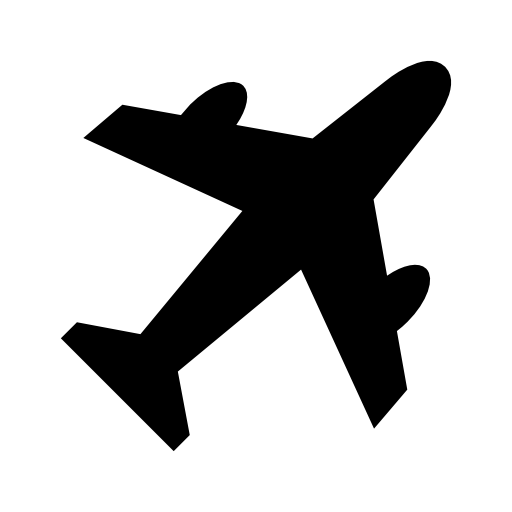
#> input picture plane.png, 512 x 512 px
$ python convert_icon.py
#> lines starting #> are read from the running program, lines starting #| are printed output that depends on the picture
"""Converte assets/plane.png in una bitmap 1-bit impaccata (assets/plane_icon.h).

Uso: python tools/convert_icon.py
Rigenera l'header ogni volta che si sostituisce plane.png.
"""
from PIL import Image
import os

SRC = os.path.join(os.path.dirname(__file__), "..", "plane.png")
DST = os.path.join(os.path.dirname(__file__), "..", "assets", "plane_icon.h")
SIZE = 96  # px, quadrato

def main():
    img = Image.open(SRC).convert("RGBA")
#> img is the input picture: PIL image 512x512 RGBA; mean R, G, B, A 191.3, 191.3, 191.3, 62.5
    bg = Image.new("RGBA", img.size, (255, 255, 255, 255))
#> bg: PIL image 512x512 RGBA; every value is 255
    img = Image.alpha_composite(bg, img).convert("L")
#> img: PIL image 512x512 L
    img = img.resize((SIZE, SIZE), Image.LANCZOS)
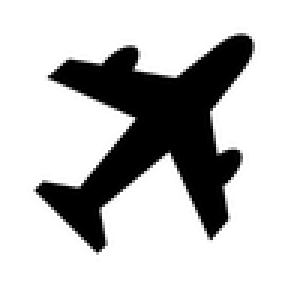
#> img: PIL image 96x96 L (shown 3 times larger); min 0, max 255, mean 192.5

    bytes_per_row = SIZE // 8
    data = bytearray(bytes_per_row * SIZE)
    for y in range(SIZE):
        for x in range(SIZE):
            lum = img.getpixel((x, y))
            is_plane_pixel = lum < 128  # silhouette nera = "acceso"
            if is_plane_pixel:
                byte_index = y * bytes_per_row + (x // 8)
                bit_index = 7 - (x % 8)
                data[byte_index] |= (1 << bit_index)

    with open(DST, "w") as f:
        f.write("// Generato da tools/convert_icon.py — non modificare a mano.\n")
        f.write("// Bitmap 1-bit, MSB-first, packed per riga. 1 = pixel della sagoma aereo.\n")
        f.write("#pragma once\n\n")
        f.write("#include <cstdint>\n\n")
        f.write(f"#define PLANE_ICON_SIZE {SIZE}\n\n")
        f.write(f"static const uint8_t PLANE_ICON_BITS[{len(data)}] = {{\n")
        for i in range(0, len(data), 12):
            row = data[i:i+12]
            f.write("    " + ", ".join(f"0x{b:02X}" for b in row) + ",\n")
#> this loop made 96 passes
#> i on passes 2 to 13: 12, 24, 36, 48, 60, 72, 84, 96, 108, 120, 132, 144
        f.write("};\n")

    print(f"Scritto {DST} ({len(data)} byte, {SIZE}x{SIZE})")
#| Scritto tools/../assets/plane_icon.h (1152 byte, 96x96)

if __name__ == "__main__":
    main()
